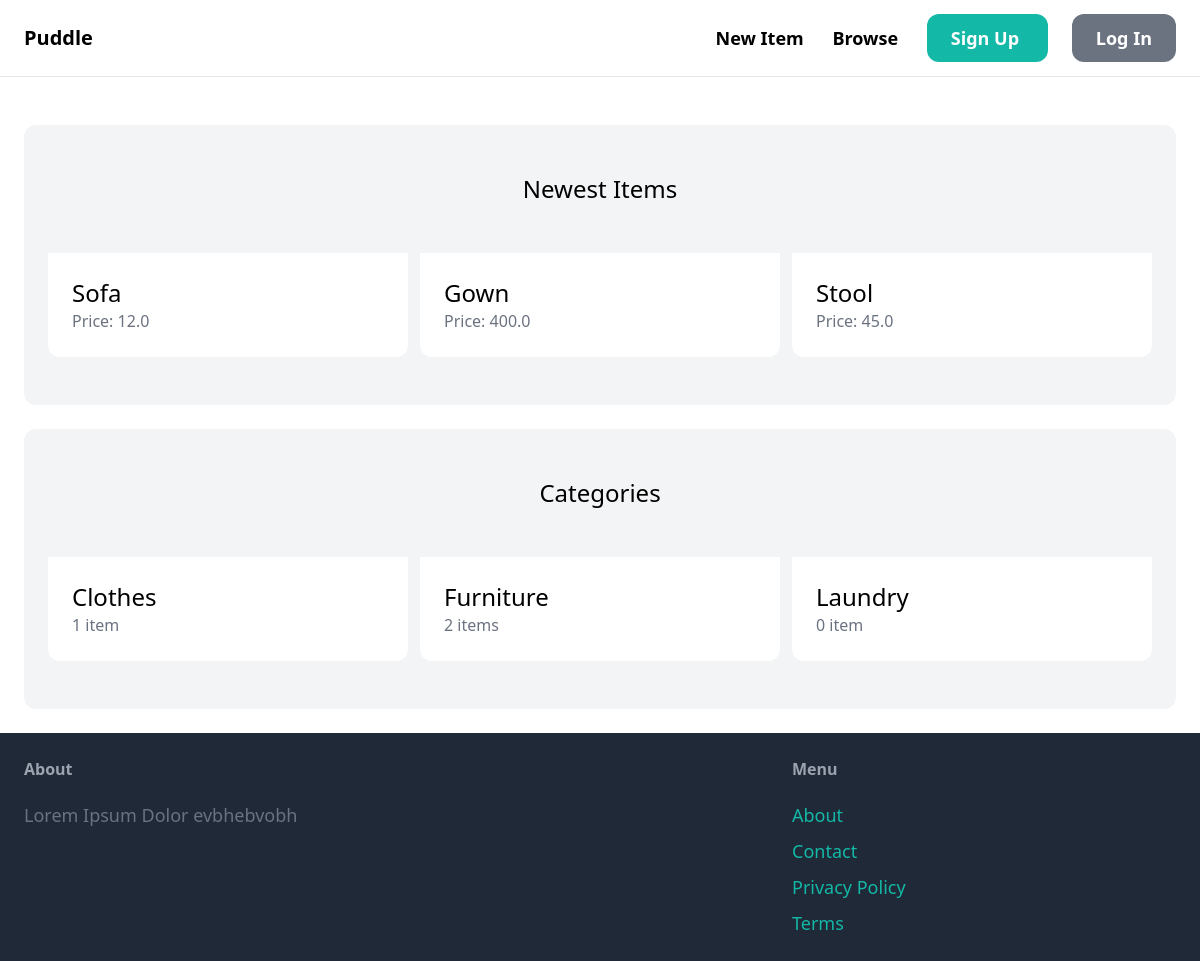
The app's page /, older data.
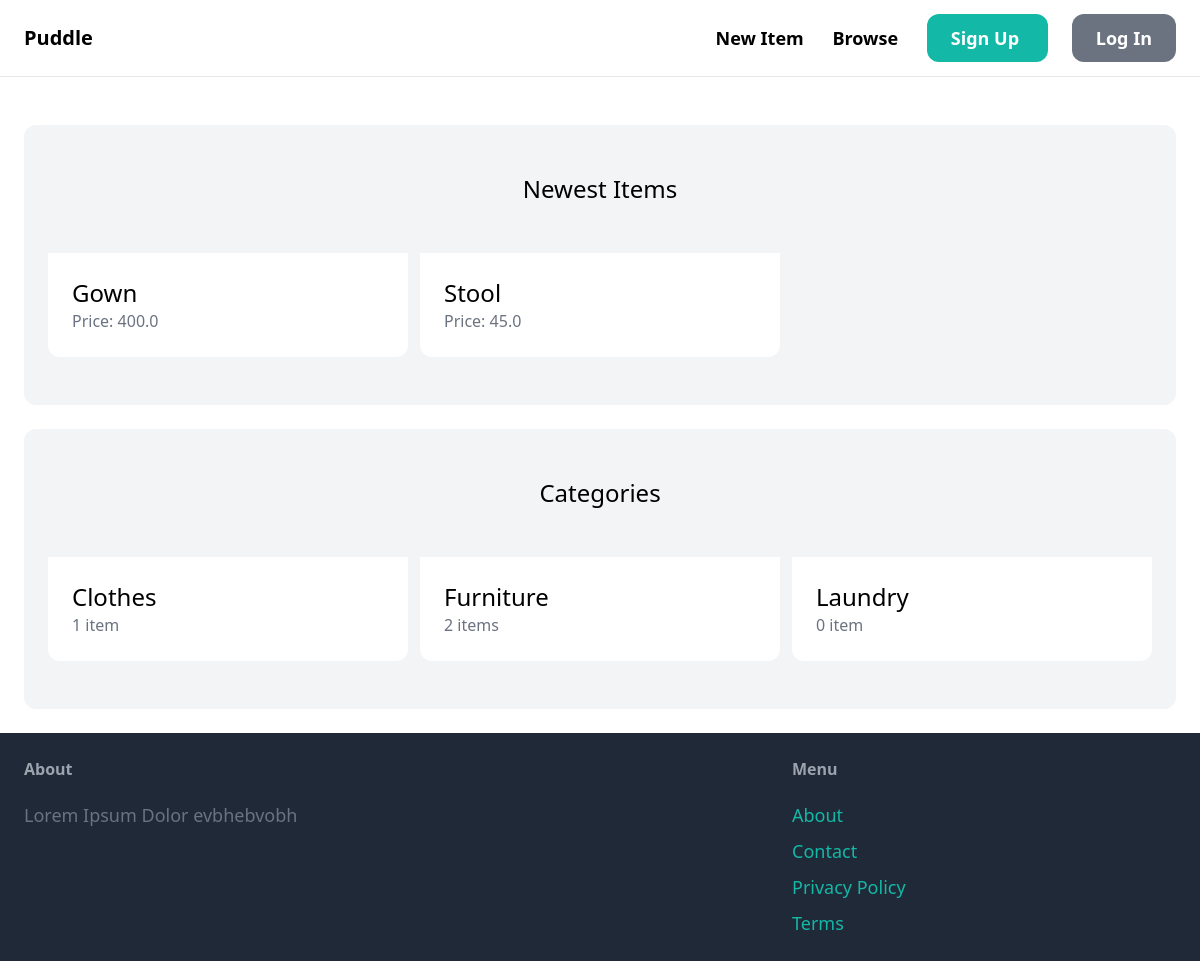
The same page, newer data.
### item/models.py (models this page shows, shortened)
class Item(models.Model):
	category = models.ForeignKey(Category, related_name='items', on_delete=models.CASCADE)
	name = models.CharField(max_length=255)
	description = models.TextField(blank=True, null=True)
	price = models.FloatField()
	image = models.ImageField(upload_to='item_images', blank=True, null=True)
	is_sold = models.BooleanField(default=False)
	created_by = models.ForeignKey(User, related_name='items', on_delete=models.CASCADE)
	created_at = models.DateTimeField(auto_now_add=True)

class Category(models.Model):
	name = models.CharField(max_length=255)
	class Meta:
		ordering = ('name',)
		verbose_name_plural = 'Categories'
	def __str__(self):
		return self.name

### core/views.py (the view)
# urls.py: path('', views.index, name='index'),
def index(request):
	items = Item.objects.filter(is_sold=False)[0:6]
	categories = Category.objects.all()
	context = {
		'items': items,
		'categories': categories
	}
	return render(request, 'core/index.html', context)

### core/templates/core/index.html (shortened to what this page needs)
{% extends 'core/base.html' %}
{% block content %}
        <div class="mt-6 px-6 py-12 bg-gray-100 rounded-xl">
                <h2 class="mb-12 text-2xl text-center">
                        Newest Items
                </h2>
                <div class="grid grid-cols-3 gap-3">
                        {% for item in items %}
                                <div>
                                        <a href="{% url 'detail' item.id %}">
                                                <div class="p-6 bg-white rounded-b-xl">
                                                        <h2 class="text-2xl">{{ item.name }}</h2>
                                                        <p class="text-gray-500">Price: {{ item.price }}</p>
                                                </div>
                                        </a>
                                </div>
                        {% endfor %}
                </div>
        </div>
        <div class="mt-6 px-6 py-12 bg-gray-100 rounded-xl">
                <h2 class="mb-12 text-2xl text-center">
                       Categories
                </h2>
                <div class="grid grid-cols-3 gap-3">
                        {% for category in categories %}
                                <div>
                                        <a href="#">
                                                <div class="p-6 bg-white rounded-b-xl">
                                                        <h2 class="text-2xl">{{ category }}</h2>
                                                        <p class="text-gray-500">{{ category.items.count }} {% if category.items.count < 2 %} item {% else %} items {% endif %} </p>
                                                </div>
                                        </a>
                                </div>
                        {% endfor %}
                </div>
        </div>
{% endblock content %}

Row changes from the older to the newer data that the page shows:
no longer on this page (row edited): Item: name "Sofa", price "12.0"
